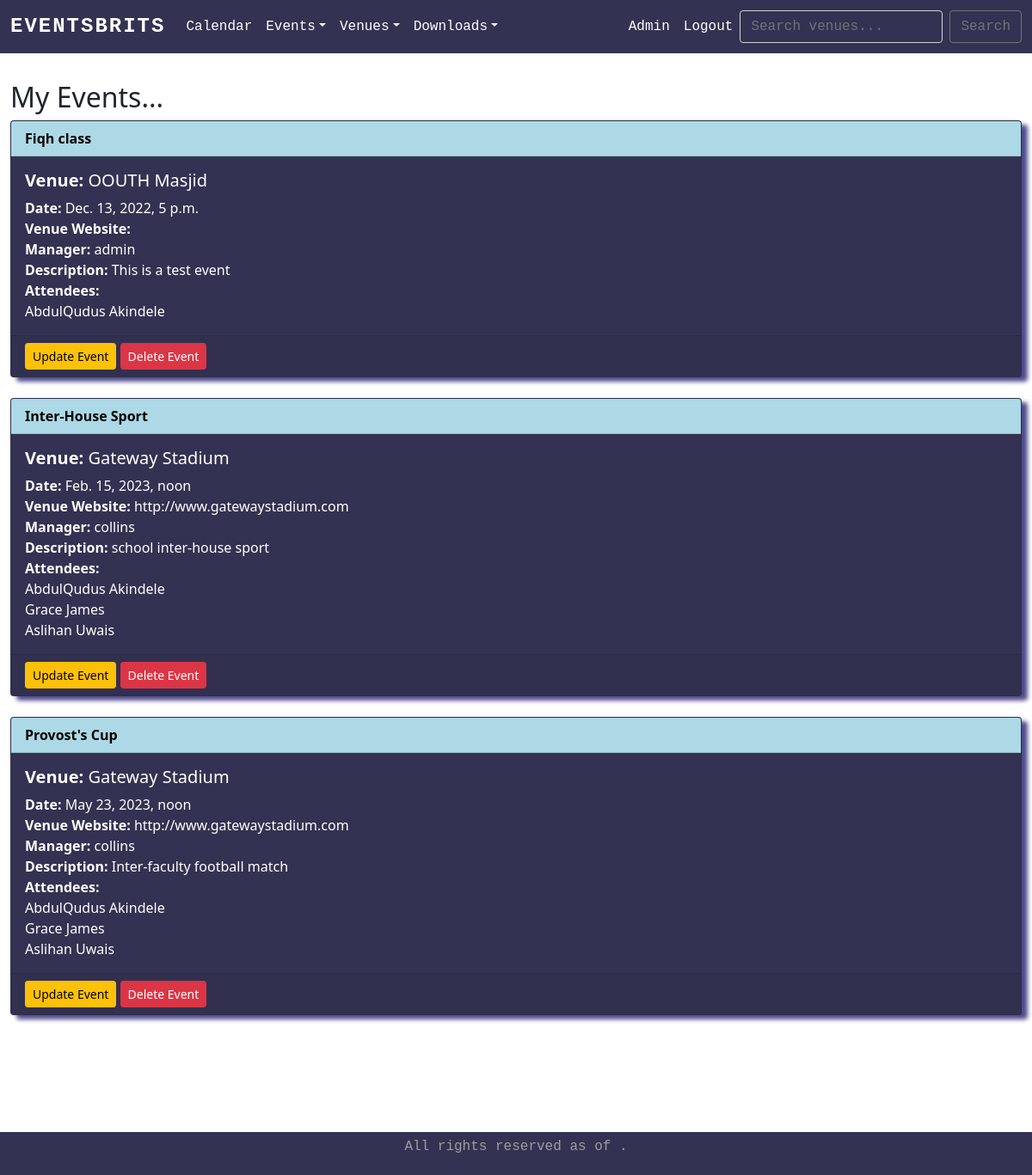
The app's page /my_events (signed in) with its own data.
### firstapp/models.py (models this page shows, shortened)
class Event(models.Model):
    name = models.CharField('Event Name', max_length=120)
    event_date = models.DateTimeField('Event Date')
    venue = models.ForeignKey(Venue, blank=True, null=True, on_delete=models.CASCADE)
    manager = models.ForeignKey(User, blank=True, null=True, on_delete=models.SET_NULL)
    description = models.TextField(blank=True)
    attendees = models.ManyToManyField(Userlist, blank=True)
    approved = models.BooleanField('Approved', default=False)
    def __str__(self):
        return self.name

class Venue(models.Model):
    name = models.CharField('Venue Name', max_length=120)
    address = models.CharField( max_length=300)
    zip_code = models.CharField('Zip Code', max_length=15, blank=True)
    phone = models.CharField('Contact Phone', max_length=25)
    web = models.URLField('Website Address', blank=True)
    email_address = models.EmailField('Email Address')
    capacity = models.CharField('Capacity', max_length=15, blank=False)
    owner = models.IntegerField('Venue Owner', blank=False, default=1)
    venue_image = models.ImageField(null=True, blank=True, upload_to="images/")
    def __str__(self):
        return self.name

class Userlist(models.Model):
    first_name = models.CharField(max_length=30)
    last_name = models.CharField(max_length=30)
    email = models.EmailField('User Email')
    def __str__(self):
        return self.first_name + ' ' + self.last_name

### firstapp/views.py (the view)
# urls.py: path('my_events', views.my_events, name='my-events'),
def my_events(request):
    if request.user.is_authenticated:
        me = request.user.id
        events = Event.objects.filter(attendees=me)
        return render(request, 'firstapp/myevents.html', {"events": events})
    else:
        messages.success(request, ("You Aren't Authorized To View This Page!"))
        return redirect('index')

### firstapp/templates/firstapp/myevents.html
{% extends 'firstapp/base.html' %}
{% block content %}
  <h2 style="margin-top: 1em;">My Events...</h2>
  {% for event in events %}
    <section class="card" style="background-color: #343252; color: #fff; box-shadow: 7px 5px 5px #504c8d;">
      <div class="card-header">
          <strong>{{ event }}</strong>
      </div>
      <div class="card-body">
          <h5 class="card-title"><b>Venue:</b> {{ event.venue }}</h5>
          <p class="card-text">
              <b>Date:</b> {{ event.event_date }} <br />
              <b>Venue Website:</b> <a <a style="color: white;" href="{{ event.venue.web}}">{{ event.venue.web }}</a> <br />
              <b>Manager:</b> {{ event.manager }} <br />
              <b>Description:</b> {{ event.description }} <br />
              <b>Attendees:</b> <br />
                  {% for user in event.attendees.all %}
                      {{ user }} <br />
                  {% endfor %}
          </p>
      </div>
      <div class="card-footer text-muted">
         <a href="{% url 'update-event' event.id %}" class="btn btn-warning btn-sm"> Update Event </a>
         <a href="{% url 'delete-event' event.id %}" class="btn btn-danger btn-sm"> Delete Event </a>
      </div>
    </section> <br />
  {% endfor %}
{% endblock %}

### firstapp/static/css/style.css (style rules this page uses)
a { text-decoration: none; }
.card-header, #card-footer { background-color: lightblue; color: black; }

### records on screen
Event: name "Fiqh class", venue "OOUTH Masjid", event_date "Dec. 13, 2022, 5 p.m.", manager "admin", description "This is a test event"
Userlist: first_name+last_name "AbdulQudus Akindele"
Event: name "Inter-House Sport", venue "Gateway Stadium", event_date "Feb. 15, 2023, noon", venue.web "http://www.gatewaystadium.com", manager "collins", description "school inter-house sport"
Userlist: first_name+last_name "Grace James"
Userlist: first_name+last_name "Aslihan Uwais"
Event: name "Provost's Cup", venue "Gateway Stadium", event_date "May 23, 2023, noon", venue.web "http://www.gatewaystadium.com", manager "collins", description "Inter-faculty football match"
